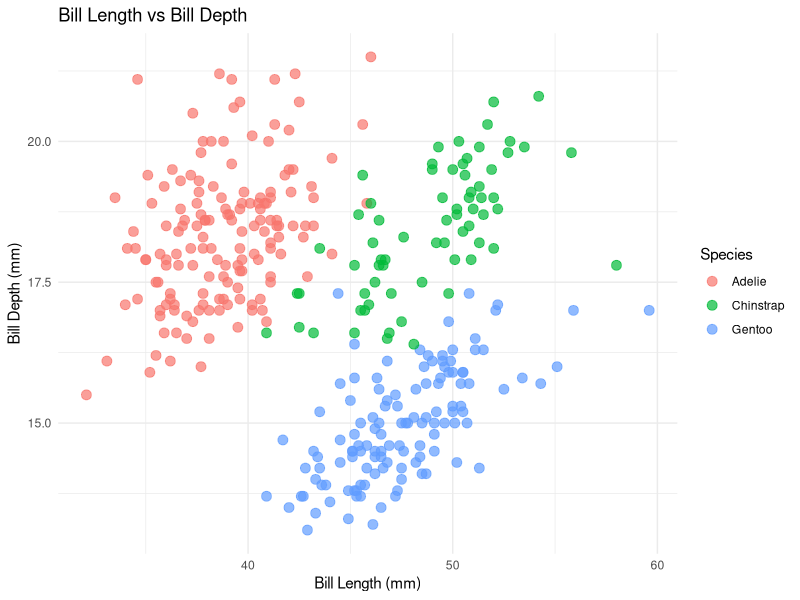
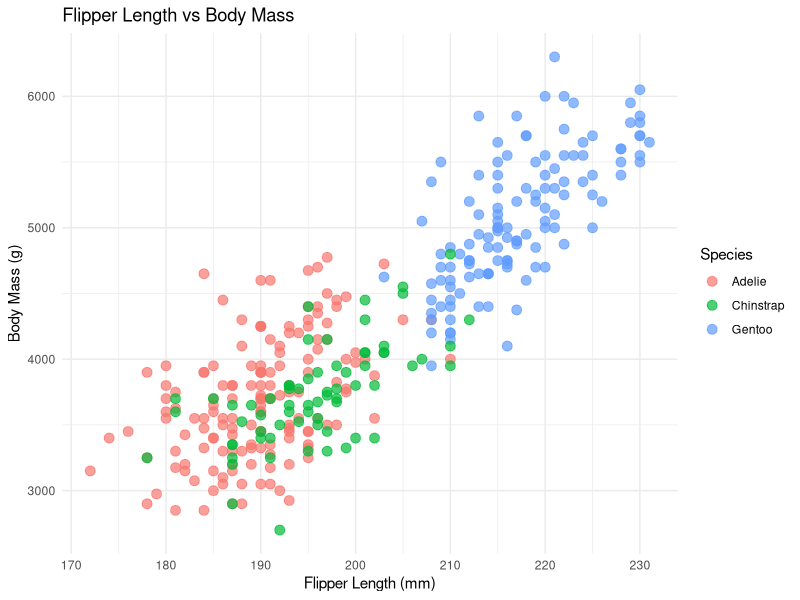

Write the R code that produced these figures, in order.
## ---- chunk 1
#| message: false
#| warning: false
library(ggplot2)
library(palmerpenguins)

ggplot(penguins, aes(x = bill_length_mm, y = bill_depth_mm, color = species)) +
  geom_point(size = 3, alpha = 0.7) +
  labs(
    title = "Bill Length vs Bill Depth",
    x = "Bill Length (mm)",
    y = "Bill Depth (mm)",
    color = "Species"
  ) +
  theme_minimal()
## ---- chunk 2
#| message: false
#| warning: false
ggplot(penguins, aes(x = flipper_length_mm, y = body_mass_g, color = species)) +
  geom_point(size = 3, alpha = 0.7) +
  labs(
    title = "Flipper Length vs Body Mass",
    x = "Flipper Length (mm)",
    y = "Body Mass (g)",
    color = "Species"
  ) +
  theme_minimal()
